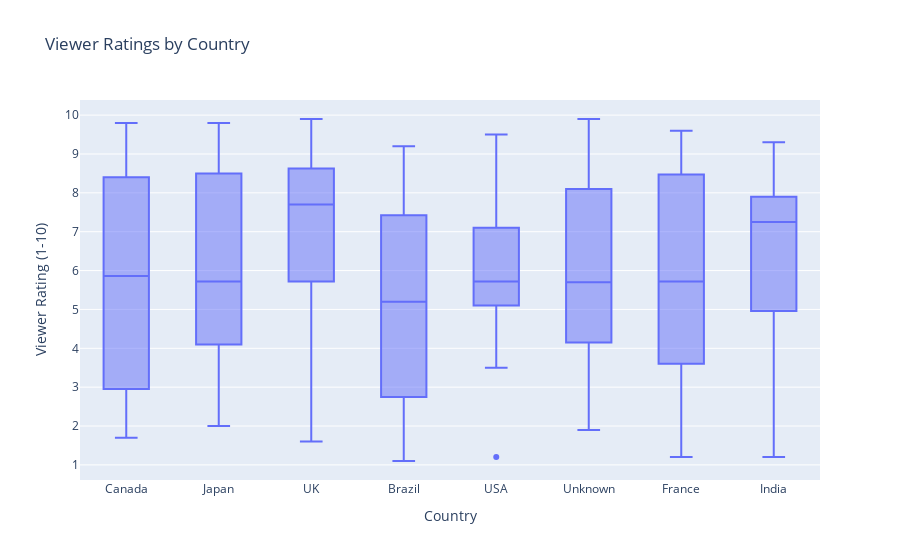

Notebook source saved alongside this figure:
### Code cell
import plotly.express as px

fig = px.box(df, x='Country', y='Viewer_Rating', title='Viewer Ratings by Country')
fig.update_layout(xaxis_title='Country', yaxis_title='Viewer Rating (1-10)')
fig.write_html('ratings_by_country.html')
fig.show()

### Figure 1 — Plotly figure (JSON) as saved in the notebook; plotly's stock layout.template omitted (floating-point values rounded to 4 significant figures; data arrays with more than 128 entries replaced by an {"elided": "..."} marker saying what was removed)
{"data": [{"alignmentgroup": "True", "hovertemplate": "Country=%{x}<br>Viewer_Rating=%{y}<extra></extra>", "legendgroup": "", "marker": {"color": "#636efa"}, "name": "", "notched": false, "offsetgroup": "", "orientation": "v", "showlegend": false, "type": "box", "x": {"elided": "159 str values"}, "x0": " ", "xaxis": "x", "y": {"elided": "159 float values"}, "y0": " ", "yaxis": "y"}], "layout": {"boxmode": "group", "legend": {"tracegroupgap": 0}, "title": {"text": "Viewer Ratings by Country"}, "xaxis": {"anchor": "y", "domain": [0, 1], "title": {"text": "Country"}}, "yaxis": {"anchor": "x", "domain": [0, 1], "title": {"text": "Viewer Rating (1-10)"}}}}
